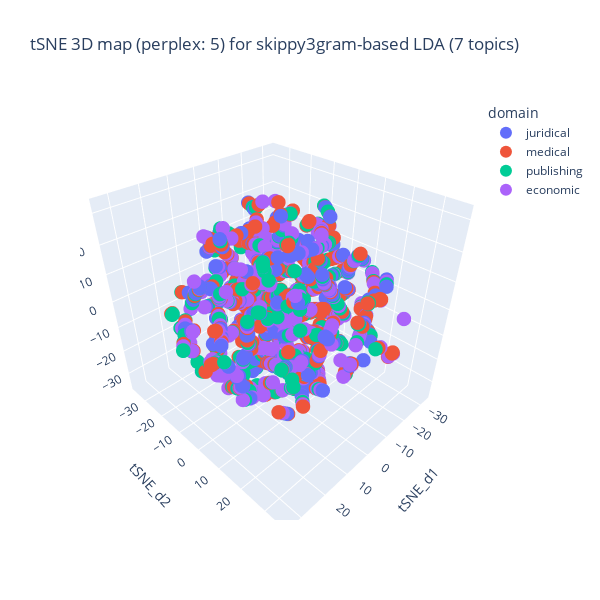
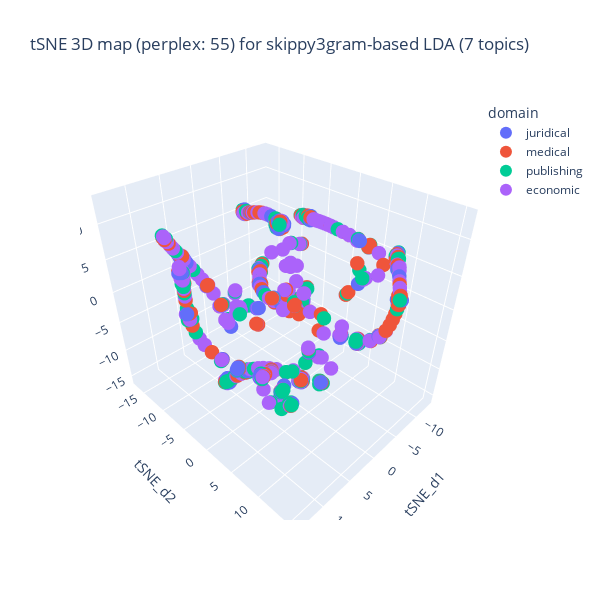
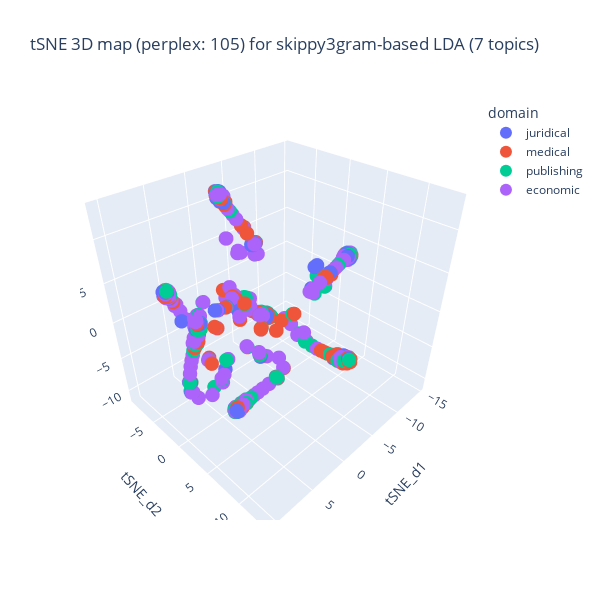
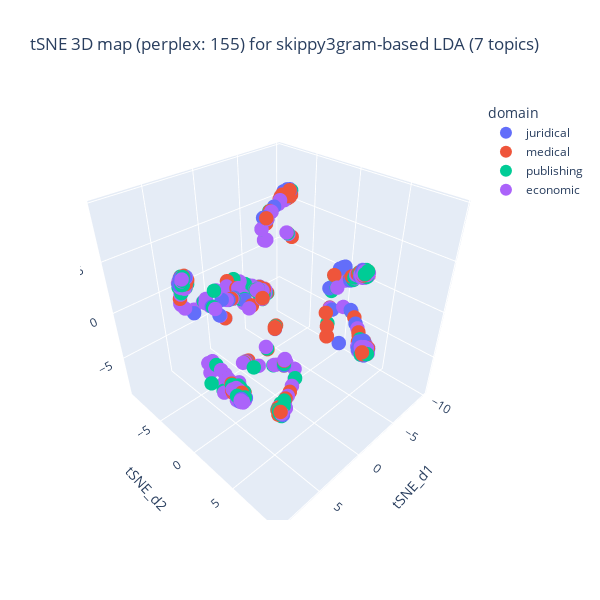

Notebook source saved alongside these figures, in order:
### Markdown cell above
# t-SNE を使った可視化

### Code cell
%%capture --no-display

## Plotlyを使って tSNE の結果の可視化 (3D)
import sklearn.manifold
import numpy as np
import pandas as pd
import plotly.express as pex

## perplexity の効果を確認
divider = 5
relative_perplexity = True
if relative_perplexity:
    max_val = round(len(df)/divider)
else:
    max_val = 200
perplexity_vals = range(5, max_val, 50) # 10から始めて doc数の 1/divider まで，50づつ大きくする
print(f"perplexity vals: {perplexity_vals}")

E = np.array(list(df['enc']))
for perplexity_val in perplexity_vals:
    ## tSNE 3D の生成
    tSNE_3d_varied = sklearn.manifold.TSNE(n_components = 3, random_state = 0,
                                perplexity = perplexity_val, n_iter = 1000)
    ## Fitting
    model_fitted = tSNE_3d_varied.fit_transform(E)
    
    ## df の編集
    df['tSNE_d1'] = model_fitted[:,0]
    df['tSNE_d2'] = model_fitted[:,1]
    df['tSNE_d3'] = model_fitted[:,2]
    ## 描画
    title_val = f"tSNE 3D map (perplex: {perplexity_val}) for {term_type}-based LDA ({n_topics} topics)"
    fig = pex.scatter_3d(df, x = 'tSNE_d1', y = 'tSNE_d2', z = 'tSNE_d3',
                                     color = 'domain', title = title_val)
    #
    fig.update_layout(showlegend = True, legend = {'itemsizing': 'constant'},
                  autosize = False, width = 600, height = 600)
    fig.update_traces(marker_size = 5)
    fig.show()
#

### Figure 1 — Plotly figure (JSON) as saved in the notebook; plotly's stock layout.template omitted (floating-point values rounded to 4 significant figures; data arrays with more than 128 entries replaced by an {"elided": "..."} marker saying what was removed)
{"data": [{"hovertemplate": "domain=juridical<br>tSNE_d1=%{x}<br>tSNE_d2=%{y}<br>tSNE_d3=%{z}<extra></extra>", "legendgroup": "juridical", "marker": {"color": "#636efa", "size": 5, "symbol": "circle"}, "mode": "markers", "name": "juridical", "scene": "scene", "showlegend": true, "type": "scatter3d", "x": {"elided": "500 float values"}, "y": {"elided": "500 float values"}, "z": {"elided": "500 float values"}}, {"hovertemplate": "domain=medical<br>tSNE_d1=%{x}<br>tSNE_d2=%{y}<br>tSNE_d3=%{z}<extra></extra>", "legendgroup": "medical", "marker": {"color": "#EF553B", "size": 5, "symbol": "circle"}, "mode": "markers", "name": "medical", "scene": "scene", "showlegend": true, "type": "scatter3d", "x": {"elided": "500 float values"}, "y": {"elided": "500 float values"}, "z": {"elided": "500 float values"}}, {"hovertemplate": "domain=publishing<br>tSNE_d1=%{x}<br>tSNE_d2=%{y}<br>tSNE_d3=%{z}<extra></extra>", "legendgroup": "publishing", "marker": {"color": "#00cc96", "size": 5, "symbol": "circle"}, "mode": "markers", "name": "publishing", "scene": "scene", "showlegend": true, "type": "scatter3d", "x": {"elided": "500 float values"}, "y": {"elided": "500 float values"}, "z": {"elided": "500 float values"}}, {"hovertemplate": "domain=economic<br>tSNE_d1=%{x}<br>tSNE_d2=%{y}<br>tSNE_d3=%{z}<extra></extra>", "legendgroup": "economic", "marker": {"color": "#ab63fa", "size": 5, "symbol": "circle"}, "mode": "markers", "name": "economic", "scene": "scene", "showlegend": true, "type": "scatter3d", "x": {"elided": "497 float values"}, "y": {"elided": "497 float values"}, "z": {"elided": "497 float values"}}], "layout": {"autosize": false, "height": 600, "legend": {"itemsizing": "constant", "title": {"text": "domain"}, "tracegroupgap": 0}, "scene": {"domain": {"x": [0, 1], "y": [0, 1]}, "xaxis": {"title": {"text": "tSNE_d1"}}, "yaxis": {"title": {"text": "tSNE_d2"}}, "zaxis": {"title": {"text": "tSNE_d3"}}}, "showlegend": true, "title": {"text": "tSNE 3D map (perplex: 5) for skippy3gram-based LDA (7 topics)"}, "width": 600}}

### Figure 2 — Plotly figure (JSON) as saved in the notebook; plotly's stock layout.template omitted (floating-point values rounded to 4 significant figures; data arrays with more than 128 entries replaced by an {"elided": "..."} marker saying what was removed)
{"data": [{"hovertemplate": "domain=juridical<br>tSNE_d1=%{x}<br>tSNE_d2=%{y}<br>tSNE_d3=%{z}<extra></extra>", "legendgroup": "juridical", "marker": {"color": "#636efa", "size": 5, "symbol": "circle"}, "mode": "markers", "name": "juridical", "scene": "scene", "showlegend": true, "type": "scatter3d", "x": {"elided": "500 float values"}, "y": {"elided": "500 float values"}, "z": {"elided": "500 float values"}}, {"hovertemplate": "domain=medical<br>tSNE_d1=%{x}<br>tSNE_d2=%{y}<br>tSNE_d3=%{z}<extra></extra>", "legendgroup": "medical", "marker": {"color": "#EF553B", "size": 5, "symbol": "circle"}, "mode": "markers", "name": "medical", "scene": "scene", "showlegend": true, "type": "scatter3d", "x": {"elided": "500 float values"}, "y": {"elided": "500 float values"}, "z": {"elided": "500 float values"}}, {"hovertemplate": "domain=publishing<br>tSNE_d1=%{x}<br>tSNE_d2=%{y}<br>tSNE_d3=%{z}<extra></extra>", "legendgroup": "publishing", "marker": {"color": "#00cc96", "size": 5, "symbol": "circle"}, "mode": "markers", "name": "publishing", "scene": "scene", "showlegend": true, "type": "scatter3d", "x": {"elided": "500 float values"}, "y": {"elided": "500 float values"}, "z": {"elided": "500 float values"}}, {"hovertemplate": "domain=economic<br>tSNE_d1=%{x}<br>tSNE_d2=%{y}<br>tSNE_d3=%{z}<extra></extra>", "legendgroup": "economic", "marker": {"color": "#ab63fa", "size": 5, "symbol": "circle"}, "mode": "markers", "name": "economic", "scene": "scene", "showlegend": true, "type": "scatter3d", "x": {"elided": "497 float values"}, "y": {"elided": "497 float values"}, "z": {"elided": "497 float values"}}], "layout": {"autosize": false, "height": 600, "legend": {"itemsizing": "constant", "title": {"text": "domain"}, "tracegroupgap": 0}, "scene": {"domain": {"x": [0, 1], "y": [0, 1]}, "xaxis": {"title": {"text": "tSNE_d1"}}, "yaxis": {"title": {"text": "tSNE_d2"}}, "zaxis": {"title": {"text": "tSNE_d3"}}}, "showlegend": true, "title": {"text": "tSNE 3D map (perplex: 55) for skippy3gram-based LDA (7 topics)"}, "width": 600}}

### Figure 3 — Plotly figure (JSON) as saved in the notebook; plotly's stock layout.template omitted (floating-point values rounded to 4 significant figures; data arrays with more than 128 entries replaced by an {"elided": "..."} marker saying what was removed)
{"data": [{"hovertemplate": "domain=juridical<br>tSNE_d1=%{x}<br>tSNE_d2=%{y}<br>tSNE_d3=%{z}<extra></extra>", "legendgroup": "juridical", "marker": {"color": "#636efa", "size": 5, "symbol": "circle"}, "mode": "markers", "name": "juridical", "scene": "scene", "showlegend": true, "type": "scatter3d", "x": {"elided": "500 float values"}, "y": {"elided": "500 float values"}, "z": {"elided": "500 float values"}}, {"hovertemplate": "domain=medical<br>tSNE_d1=%{x}<br>tSNE_d2=%{y}<br>tSNE_d3=%{z}<extra></extra>", "legendgroup": "medical", "marker": {"color": "#EF553B", "size": 5, "symbol": "circle"}, "mode": "markers", "name": "medical", "scene": "scene", "showlegend": true, "type": "scatter3d", "x": {"elided": "500 float values"}, "y": {"elided": "500 float values"}, "z": {"elided": "500 float values"}}, {"hovertemplate": "domain=publishing<br>tSNE_d1=%{x}<br>tSNE_d2=%{y}<br>tSNE_d3=%{z}<extra></extra>", "legendgroup": "publishing", "marker": {"color": "#00cc96", "size": 5, "symbol": "circle"}, "mode": "markers", "name": "publishing", "scene": "scene", "showlegend": true, "type": "scatter3d", "x": {"elided": "500 float values"}, "y": {"elided": "500 float values"}, "z": {"elided": "500 float values"}}, {"hovertemplate": "domain=economic<br>tSNE_d1=%{x}<br>tSNE_d2=%{y}<br>tSNE_d3=%{z}<extra></extra>", "legendgroup": "economic", "marker": {"color": "#ab63fa", "size": 5, "symbol": "circle"}, "mode": "markers", "name": "economic", "scene": "scene", "showlegend": true, "type": "scatter3d", "x": {"elided": "497 float values"}, "y": {"elided": "497 float values"}, "z": {"elided": "497 float values"}}], "layout": {"autosize": false, "height": 600, "legend": {"itemsizing": "constant", "title": {"text": "domain"}, "tracegroupgap": 0}, "scene": {"domain": {"x": [0, 1], "y": [0, 1]}, "xaxis": {"title": {"text": "tSNE_d1"}}, "yaxis": {"title": {"text": "tSNE_d2"}}, "zaxis": {"title": {"text": "tSNE_d3"}}}, "showlegend": true, "title": {"text": "tSNE 3D map (perplex: 105) for skippy3gram-based LDA (7 topics)"}, "width": 600}}

### Figure 4 — Plotly figure (JSON) as saved in the notebook; plotly's stock layout.template omitted (floating-point values rounded to 4 significant figures; data arrays with more than 128 entries replaced by an {"elided": "..."} marker saying what was removed)
{"data": [{"hovertemplate": "domain=juridical<br>tSNE_d1=%{x}<br>tSNE_d2=%{y}<br>tSNE_d3=%{z}<extra></extra>", "legendgroup": "juridical", "marker": {"color": "#636efa", "size": 5, "symbol": "circle"}, "mode": "markers", "name": "juridical", "scene": "scene", "showlegend": true, "type": "scatter3d", "x": {"elided": "500 float values"}, "y": {"elided": "500 float values"}, "z": {"elided": "500 float values"}}, {"hovertemplate": "domain=medical<br>tSNE_d1=%{x}<br>tSNE_d2=%{y}<br>tSNE_d3=%{z}<extra></extra>", "legendgroup": "medical", "marker": {"color": "#EF553B", "size": 5, "symbol": "circle"}, "mode": "markers", "name": "medical", "scene": "scene", "showlegend": true, "type": "scatter3d", "x": {"elided": "500 float values"}, "y": {"elided": "500 float values"}, "z": {"elided": "500 float values"}}, {"hovertemplate": "domain=publishing<br>tSNE_d1=%{x}<br>tSNE_d2=%{y}<br>tSNE_d3=%{z}<extra></extra>", "legendgroup": "publishing", "marker": {"color": "#00cc96", "size": 5, "symbol": "circle"}, "mode": "markers", "name": "publishing", "scene": "scene", "showlegend": true, "type": "scatter3d", "x": {"elided": "500 float values"}, "y": {"elided": "500 float values"}, "z": {"elided": "500 float values"}}, {"hovertemplate": "domain=economic<br>tSNE_d1=%{x}<br>tSNE_d2=%{y}<br>tSNE_d3=%{z}<extra></extra>", "legendgroup": "economic", "marker": {"color": "#ab63fa", "size": 5, "symbol": "circle"}, "mode": "markers", "name": "economic", "scene": "scene", "showlegend": true, "type": "scatter3d", "x": {"elided": "497 float values"}, "y": {"elided": "497 float values"}, "z": {"elided": "497 float values"}}], "layout": {"autosize": false, "height": 600, "legend": {"itemsizing": "constant", "title": {"text": "domain"}, "tracegroupgap": 0}, "scene": {"domain": {"x": [0, 1], "y": [0, 1]}, "xaxis": {"title": {"text": "tSNE_d1"}}, "yaxis": {"title": {"text": "tSNE_d2"}}, "zaxis": {"title": {"text": "tSNE_d3"}}}, "showlegend": true, "title": {"text": "tSNE 3D map (perplex: 155) for skippy3gram-based LDA (7 topics)"}, "width": 600}}
